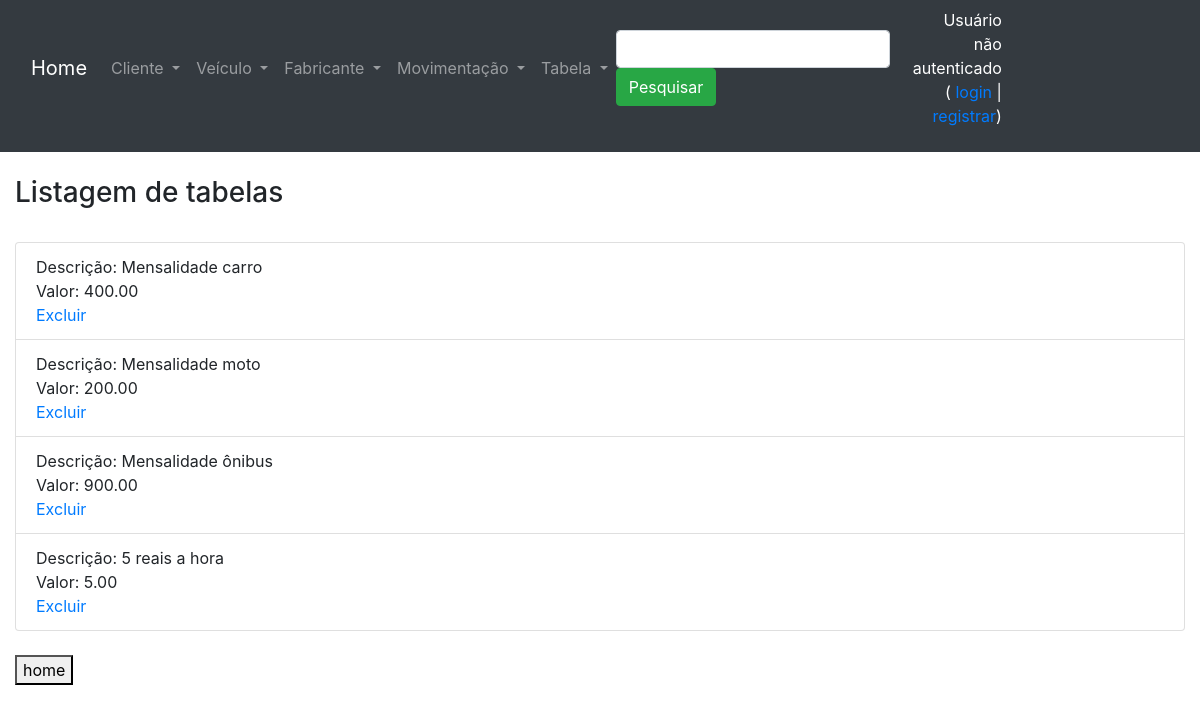
Screenshot of /listagem_tabelas/ with the database file from the repository.
### core/models.py (models this page shows, shortened)
class TabelaPreco(models.Model):
    descricao = models.CharField(max_length=100, verbose_name='Descrição')
    valor = models.DecimalField(max_digits=10, decimal_places=2, verbose_name='Valor')
    class Meta:
        verbose_name_plural = 'TabelaPrecos'

### core/views.py (the view)
# urls.py: path('listagem_tabelas/', listagem_tabelas, name='url_listagem_tabelas'),
def listagem_tabelas(request):
    dados = TabelaPreco.objects.all()
    contexto = {'dados': dados, 'listagem':True}
    return render(request, 'core/listagem_tabelas.html', contexto)

### core/templates/core/listagem_tabelas.html (shortened to what this page needs)
{% extends 'base.html' %}
{% load static %}
{% block main %}
<h3>Listagem de tabelas</h3> <br>
<ul class="list-group">
    {% for i in dados %}
    <li class="list-group-item">
        Descrição: {% if i.descricao %} {{ i.descricao }} {% endif %} <br>
        Valor: {% if i.valor %} {{ i.valor }} {% endif %} <br>
        <a href="{% url 'url_exclui_tabela' i.id %}">Excluir</a>
        <br>
    </li>
    {% endfor %}
</ul>
<button class="mt-4" onclick="window.location.href='/'">home</button>
{% endblock %}

### rows the page displays
TabelaPreco: descricao "Mensalidade carro", valor "400.00"
TabelaPreco: descricao "Mensalidade moto", valor "200.00"
TabelaPreco: descricao "Mensalidade ônibus", valor "900.00"
TabelaPreco: descricao "5 reais a hora", valor "5.00"
